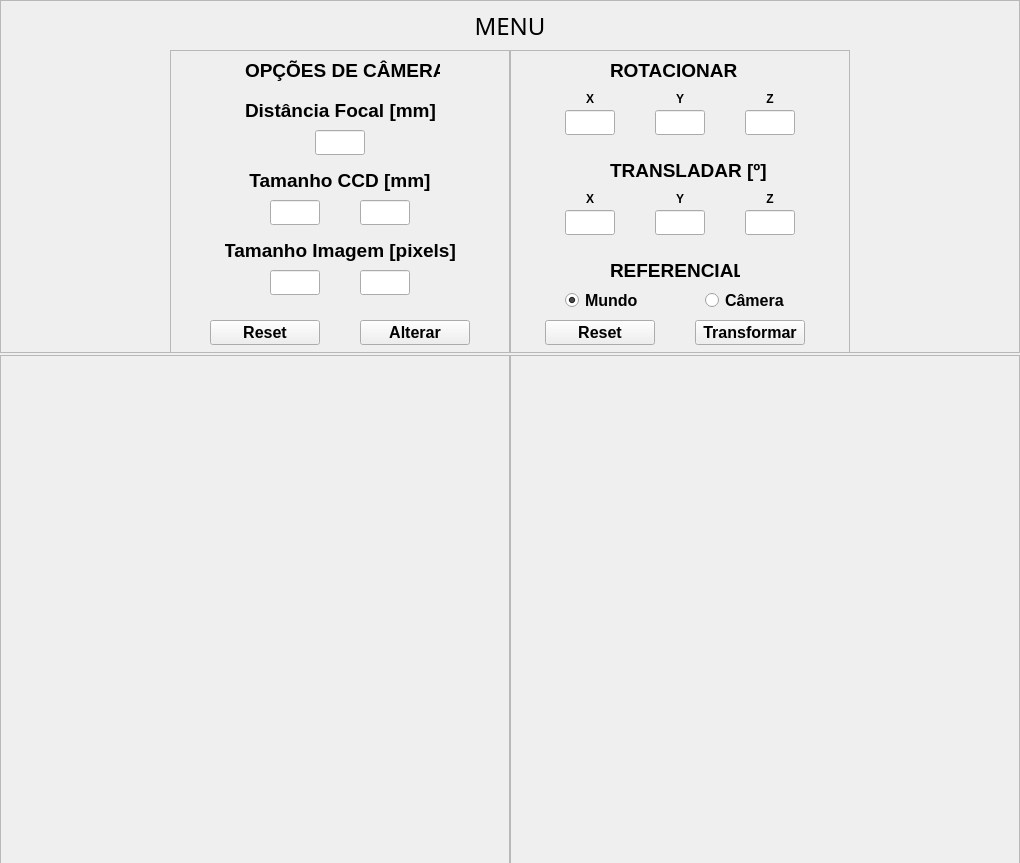
<?xml version="1.0" encoding="UTF-8"?>
<ui version="4.0">
 <class>MainWindow</class>
 <widget class="QMainWindow" name="MainWindow">
  <property name="geometry">
   <rect>
    <x>0</x>
    <y>0</y>
    <width>1020</width>
    <height>863</height>
   </rect>
  </property>
  <property name="minimumSize">
   <size>
    <width>1020</width>
    <height>863</height>
   </size>
  </property>
  <property name="maximumSize">
   <size>
    <width>1020</width>
    <height>863</height>
   </size>
  </property>
  <property name="windowTitle">
   <string>Visão Computacional - Trab 01</string>
  </property>
  <widget class="QWidget" name="centralwidget">
   <widget class="QFrame" name="menu_frame">
    <property name="geometry">
     <rect>
      <x>0</x>
      <y>0</y>
      <width>1020</width>
      <height>353</height>
     </rect>
    </property>
    <property name="frameShape">
     <enum>QFrame::StyledPanel</enum>
    </property>
    <property name="frameShadow">
     <enum>QFrame::Raised</enum>
    </property>
    <widget class="QLabel" name="Menu_label">
     <property name="geometry">
      <rect>
       <x>0</x>
       <y>10</y>
       <width>1020</width>
       <height>31</height>
      </rect>
     </property>
     <property name="font">
      <font>
       <family>Dyuthi</family>
       <pointsize>18</pointsize>
       <weight>50</weight>
       <italic>false</italic>
       <bold>false</bold>
      </font>
     </property>
     <property name="layoutDirection">
      <enum>Qt::LeftToRight</enum>
     </property>
     <property name="autoFillBackground">
      <bool>false</bool>
     </property>
     <property name="styleSheet">
      <string notr="true">color: rgb(0, 0, 0);</string>
     </property>
     <property name="lineWidth">
      <number>2</number>
     </property>
     <property name="text">
      <string>MENU</string>
     </property>
     <property name="textFormat">
      <enum>Qt::AutoText</enum>
     </property>
     <property name="scaledContents">
      <bool>false</bool>
     </property>
     <property name="alignment">
      <set>Qt::AlignCenter</set>
     </property>
     <property name="wordWrap">
      <bool>false</bool>
     </property>
    </widget>
    <widget class="QFrame" name="transformarFrame">
     <property name="geometry">
      <rect>
       <x>510</x>
       <y>50</y>
       <width>340</width>
       <height>303</height>
      </rect>
     </property>
     <property name="frameShape">
      <enum>QFrame::StyledPanel</enum>
     </property>
     <property name="frameShadow">
      <enum>QFrame::Raised</enum>
     </property>
     <widget class="QLabel" name="R_label">
      <property name="geometry">
       <rect>
        <x>100</x>
        <y>10</y>
        <width>131</width>
        <height>21</height>
       </rect>
      </property>
      <property name="font">
       <font>
        <pointsize>14</pointsize>
        <weight>75</weight>
        <bold>true</bold>
        <underline>false</underline>
       </font>
      </property>
      <property name="styleSheet">
       <string notr="true">color: rgb(0, 0, 0);</string>
      </property>
      <property name="text">
       <string>ROTACIONAR</string>
      </property>
     </widget>
     <widget class="QLineEdit" name="getRX">
      <property name="geometry">
       <rect>
        <x>55</x>
        <y>60</y>
        <width>50</width>
        <height>25</height>
       </rect>
      </property>
      <property name="alignment">
       <set>Qt::AlignCenter</set>
      </property>
     </widget>
     <widget class="QLabel" name="RX_label">
      <property name="geometry">
       <rect>
        <x>65</x>
        <y>40</y>
        <width>30</width>
        <height>17</height>
       </rect>
      </property>
      <property name="font">
       <font>
        <weight>75</weight>
        <bold>true</bold>
       </font>
      </property>
      <property name="styleSheet">
       <string notr="true">color: rgb(0, 0, 0);</string>
      </property>
      <property name="text">
       <string>X</string>
      </property>
      <property name="alignment">
       <set>Qt::AlignCenter</set>
      </property>
     </widget>
     <widget class="QLabel" name="RY_label">
      <property name="geometry">
       <rect>
        <x>155</x>
        <y>40</y>
        <width>30</width>
        <height>17</height>
       </rect>
      </property>
      <property name="font">
       <font>
        <weight>75</weight>
        <bold>true</bold>
       </font>
      </property>
      <property name="styleSheet">
       <string notr="true">color: rgb(0, 0, 0);</string>
      </property>
      <property name="text">
       <string>Y</string>
      </property>
      <property name="alignment">
       <set>Qt::AlignCenter</set>
      </property>
     </widget>
     <widget class="QLineEdit" name="getRY">
      <property name="geometry">
       <rect>
        <x>145</x>
        <y>60</y>
        <width>50</width>
        <height>25</height>
       </rect>
      </property>
      <property name="alignment">
       <set>Qt::AlignCenter</set>
      </property>
     </widget>
     <widget class="QLabel" name="RZ_label">
      <property name="geometry">
       <rect>
        <x>245</x>
        <y>40</y>
        <width>30</width>
        <height>17</height>
       </rect>
      </property>
      <property name="font">
       <font>
        <weight>75</weight>
        <bold>true</bold>
       </font>
      </property>
      <property name="styleSheet">
       <string notr="true">color: rgb(0, 0, 0);</string>
      </property>
      <property name="text">
       <string>Z</string>
      </property>
      <property name="alignment">
       <set>Qt::AlignCenter</set>
      </property>
     </widget>
     <widget class="QLineEdit" name="getRZ">
      <property name="geometry">
       <rect>
        <x>235</x>
        <y>60</y>
        <width>50</width>
        <height>25</height>
       </rect>
      </property>
      <property name="alignment">
       <set>Qt::AlignCenter</set>
      </property>
     </widget>
     <widget class="QLineEdit" name="getTX">
      <property name="geometry">
       <rect>
        <x>55</x>
        <y>160</y>
        <width>50</width>
        <height>25</height>
       </rect>
      </property>
      <property name="alignment">
       <set>Qt::AlignCenter</set>
      </property>
      <property name="clearButtonEnabled">
       <bool>false</bool>
      </property>
     </widget>
     <widget class="QLabel" name="T_label">
      <property name="geometry">
       <rect>
        <x>100</x>
        <y>110</y>
        <width>160</width>
        <height>21</height>
       </rect>
      </property>
      <property name="font">
       <font>
        <pointsize>14</pointsize>
        <weight>75</weight>
        <bold>true</bold>
        <underline>false</underline>
       </font>
      </property>
      <property name="styleSheet">
       <string notr="true">color: rgb(0, 0, 0);</string>
      </property>
      <property name="text">
       <string>TRANSLADAR [º]</string>
      </property>
     </widget>
     <widget class="QLabel" name="TZ_label">
      <property name="geometry">
       <rect>
        <x>245</x>
        <y>140</y>
        <width>30</width>
        <height>17</height>
       </rect>
      </property>
      <property name="font">
       <font>
        <weight>75</weight>
        <bold>true</bold>
       </font>
      </property>
      <property name="styleSheet">
       <string notr="true">color: rgb(0, 0, 0);</string>
      </property>
      <property name="text">
       <string>Z</string>
      </property>
      <property name="alignment">
       <set>Qt::AlignCenter</set>
      </property>
     </widget>
     <widget class="QLineEdit" name="getTZ">
      <property name="geometry">
       <rect>
        <x>235</x>
        <y>160</y>
        <width>50</width>
        <height>25</height>
       </rect>
      </property>
      <property name="alignment">
       <set>Qt::AlignCenter</set>
      </property>
     </widget>
     <widget class="QLineEdit" name="getTY">
      <property name="geometry">
       <rect>
        <x>145</x>
        <y>160</y>
        <width>50</width>
        <height>25</height>
       </rect>
      </property>
      <property name="alignment">
       <set>Qt::AlignCenter</set>
      </property>
     </widget>
     <widget class="QLabel" name="TY_label">
      <property name="geometry">
       <rect>
        <x>155</x>
        <y>140</y>
        <width>30</width>
        <height>17</height>
       </rect>
      </property>
      <property name="font">
       <font>
        <weight>75</weight>
        <bold>true</bold>
       </font>
      </property>
      <property name="styleSheet">
       <string notr="true">color: rgb(0, 0, 0);</string>
      </property>
      <property name="text">
       <string>Y</string>
      </property>
      <property name="alignment">
       <set>Qt::AlignCenter</set>
      </property>
     </widget>
     <widget class="QLabel" name="TX_label">
      <property name="geometry">
       <rect>
        <x>65</x>
        <y>140</y>
        <width>30</width>
        <height>17</height>
       </rect>
      </property>
      <property name="font">
       <font>
        <weight>75</weight>
        <bold>true</bold>
       </font>
      </property>
      <property name="styleSheet">
       <string notr="true">color: rgb(0, 0, 0);</string>
      </property>
      <property name="text">
       <string>X</string>
      </property>
      <property name="alignment">
       <set>Qt::AlignCenter</set>
      </property>
     </widget>
     <widget class="QLabel" name="Ref_label">
      <property name="geometry">
       <rect>
        <x>100</x>
        <y>210</y>
        <width>130</width>
        <height>20</height>
       </rect>
      </property>
      <property name="font">
       <font>
        <pointsize>14</pointsize>
        <weight>75</weight>
        <bold>true</bold>
        <underline>false</underline>
       </font>
      </property>
      <property name="styleSheet">
       <string notr="true">color: rgb(0, 0, 0);</string>
      </property>
      <property name="text">
       <string>REFERENCIAL</string>
      </property>
     </widget>
     <widget class="QRadioButton" name="refWORLD">
      <property name="geometry">
       <rect>
        <x>55</x>
        <y>240</y>
        <width>80</width>
        <height>20</height>
       </rect>
      </property>
      <property name="font">
       <font>
        <pointsize>12</pointsize>
        <weight>75</weight>
        <bold>true</bold>
       </font>
      </property>
      <property name="styleSheet">
       <string notr="true">color: rgb(0, 0, 0);</string>
      </property>
      <property name="text">
       <string>Mundo</string>
      </property>
      <property name="checked">
       <bool>true</bool>
      </property>
      <property name="autoRepeat">
       <bool>false</bool>
      </property>
     </widget>
     <widget class="QRadioButton" name="refCAM">
      <property name="geometry">
       <rect>
        <x>195</x>
        <y>240</y>
        <width>80</width>
        <height>20</height>
       </rect>
      </property>
      <property name="font">
       <font>
        <pointsize>12</pointsize>
        <weight>75</weight>
        <bold>true</bold>
       </font>
      </property>
      <property name="styleSheet">
       <string notr="true">color: rgb(0, 0, 0);</string>
      </property>
      <property name="text">
       <string>Câmera</string>
      </property>
     </widget>
     <widget class="QPushButton" name="transformar">
      <property name="geometry">
       <rect>
        <x>185</x>
        <y>270</y>
        <width>110</width>
        <height>25</height>
       </rect>
      </property>
      <property name="font">
       <font>
        <pointsize>12</pointsize>
        <weight>75</weight>
        <bold>true</bold>
       </font>
      </property>
      <property name="text">
       <string>Transformar</string>
      </property>
     </widget>
     <widget class="QPushButton" name="resetTransformar">
      <property name="geometry">
       <rect>
        <x>35</x>
        <y>270</y>
        <width>110</width>
        <height>25</height>
       </rect>
      </property>
      <property name="font">
       <font>
        <pointsize>12</pointsize>
        <weight>75</weight>
        <bold>true</bold>
       </font>
      </property>
      <property name="text">
       <string>Reset</string>
      </property>
     </widget>
    </widget>
    <widget class="QFrame" name="optionsFrame">
     <property name="geometry">
      <rect>
       <x>170</x>
       <y>50</y>
       <width>340</width>
       <height>303</height>
      </rect>
     </property>
     <property name="frameShape">
      <enum>QFrame::StyledPanel</enum>
     </property>
     <property name="frameShadow">
      <enum>QFrame::Raised</enum>
     </property>
     <widget class="QLabel" name="optionLabel">
      <property name="geometry">
       <rect>
        <x>75</x>
        <y>10</y>
        <width>195</width>
        <height>21</height>
       </rect>
      </property>
      <property name="font">
       <font>
        <pointsize>14</pointsize>
        <weight>75</weight>
        <bold>true</bold>
        <underline>false</underline>
       </font>
      </property>
      <property name="styleSheet">
       <string notr="true">color: rgb(0, 0, 0);</string>
      </property>
      <property name="text">
       <string>OPÇÕES DE CÂMERA</string>
      </property>
     </widget>
     <widget class="QLineEdit" name="getDFocal">
      <property name="geometry">
       <rect>
        <x>145</x>
        <y>80</y>
        <width>50</width>
        <height>25</height>
       </rect>
      </property>
      <property name="alignment">
       <set>Qt::AlignCenter</set>
      </property>
     </widget>
     <widget class="QLabel" name="dFocal_label">
      <property name="geometry">
       <rect>
        <x>75</x>
        <y>50</y>
        <width>190</width>
        <height>21</height>
       </rect>
      </property>
      <property name="font">
       <font>
        <pointsize>14</pointsize>
        <weight>75</weight>
        <bold>true</bold>
        <underline>false</underline>
       </font>
      </property>
      <property name="styleSheet">
       <string notr="true">color: rgb(0, 0, 0);</string>
      </property>
      <property name="text">
       <string>Distância Focal [mm]</string>
      </property>
     </widget>
     <widget class="QPushButton" name="resetOptions">
      <property name="geometry">
       <rect>
        <x>40</x>
        <y>270</y>
        <width>110</width>
        <height>25</height>
       </rect>
      </property>
      <property name="font">
       <font>
        <pointsize>12</pointsize>
        <weight>75</weight>
        <bold>true</bold>
       </font>
      </property>
      <property name="text">
       <string>Reset</string>
      </property>
     </widget>
     <widget class="QPushButton" name="alterarOptions">
      <property name="geometry">
       <rect>
        <x>190</x>
        <y>270</y>
        <width>110</width>
        <height>25</height>
       </rect>
      </property>
      <property name="font">
       <font>
        <pointsize>12</pointsize>
        <weight>75</weight>
        <bold>true</bold>
       </font>
      </property>
      <property name="text">
       <string>Alterar</string>
      </property>
     </widget>
     <widget class="QLabel" name="tCCD_label">
      <property name="geometry">
       <rect>
        <x>75</x>
        <y>120</y>
        <width>190</width>
        <height>21</height>
       </rect>
      </property>
      <property name="font">
       <font>
        <pointsize>14</pointsize>
        <weight>75</weight>
        <bold>true</bold>
        <underline>false</underline>
       </font>
      </property>
      <property name="styleSheet">
       <string notr="true">color: rgb(0, 0, 0);</string>
      </property>
      <property name="text">
       <string>Tamanho CCD [mm]</string>
      </property>
      <property name="alignment">
       <set>Qt::AlignCenter</set>
      </property>
     </widget>
     <widget class="QLineEdit" name="getCCD_X">
      <property name="geometry">
       <rect>
        <x>100</x>
        <y>150</y>
        <width>50</width>
        <height>25</height>
       </rect>
      </property>
      <property name="alignment">
       <set>Qt::AlignCenter</set>
      </property>
     </widget>
     <widget class="QLineEdit" name="getCCD_Y">
      <property name="geometry">
       <rect>
        <x>190</x>
        <y>150</y>
        <width>50</width>
        <height>25</height>
       </rect>
      </property>
      <property name="alignment">
       <set>Qt::AlignCenter</set>
      </property>
     </widget>
     <widget class="QLineEdit" name="getIMG_Y">
      <property name="geometry">
       <rect>
        <x>190</x>
        <y>220</y>
        <width>50</width>
        <height>25</height>
       </rect>
      </property>
      <property name="alignment">
       <set>Qt::AlignCenter</set>
      </property>
     </widget>
     <widget class="QLineEdit" name="getIMG_X">
      <property name="geometry">
       <rect>
        <x>100</x>
        <y>220</y>
        <width>50</width>
        <height>25</height>
       </rect>
      </property>
      <property name="alignment">
       <set>Qt::AlignCenter</set>
      </property>
     </widget>
     <widget class="QLabel" name="tIMG_label">
      <property name="geometry">
       <rect>
        <x>55</x>
        <y>190</y>
        <width>230</width>
        <height>21</height>
       </rect>
      </property>
      <property name="font">
       <font>
        <pointsize>14</pointsize>
        <weight>75</weight>
        <bold>true</bold>
        <underline>false</underline>
       </font>
      </property>
      <property name="styleSheet">
       <string notr="true">color: rgb(0, 0, 0);</string>
      </property>
      <property name="text">
       <string>Tamanho Imagem [pixels]</string>
      </property>
      <property name="alignment">
       <set>Qt::AlignCenter</set>
      </property>
     </widget>
    </widget>
   </widget>
   <widget class="QFrame" name="_3D_frame">
    <property name="geometry">
     <rect>
      <x>0</x>
      <y>355</y>
      <width>510</width>
      <height>510</height>
     </rect>
    </property>
    <property name="frameShape">
     <enum>QFrame::StyledPanel</enum>
    </property>
    <property name="frameShadow">
     <enum>QFrame::Raised</enum>
    </property>
   </widget>
   <widget class="QFrame" name="_2D_frame">
    <property name="geometry">
     <rect>
      <x>510</x>
      <y>355</y>
      <width>510</width>
      <height>510</height>
     </rect>
    </property>
    <property name="frameShape">
     <enum>QFrame::StyledPanel</enum>
    </property>
    <property name="frameShadow">
     <enum>QFrame::Raised</enum>
    </property>
   </widget>
  </widget>
 </widget>
 <tabstops>
  <tabstop>getDFocal</tabstop>
  <tabstop>getCCD_X</tabstop>
  <tabstop>getCCD_Y</tabstop>
  <tabstop>getIMG_X</tabstop>
  <tabstop>getIMG_Y</tabstop>
  <tabstop>getRX</tabstop>
  <tabstop>getRY</tabstop>
  <tabstop>getRZ</tabstop>
  <tabstop>getTX</tabstop>
  <tabstop>getTY</tabstop>
  <tabstop>getTZ</tabstop>
  <tabstop>refWORLD</tabstop>
  <tabstop>refCAM</tabstop>
  <tabstop>resetOptions</tabstop>
  <tabstop>alterarOptions</tabstop>
  <tabstop>resetTransformar</tabstop>
  <tabstop>transformar</tabstop>
 </tabstops>
 <resources/>
 <connections/>
</ui>
